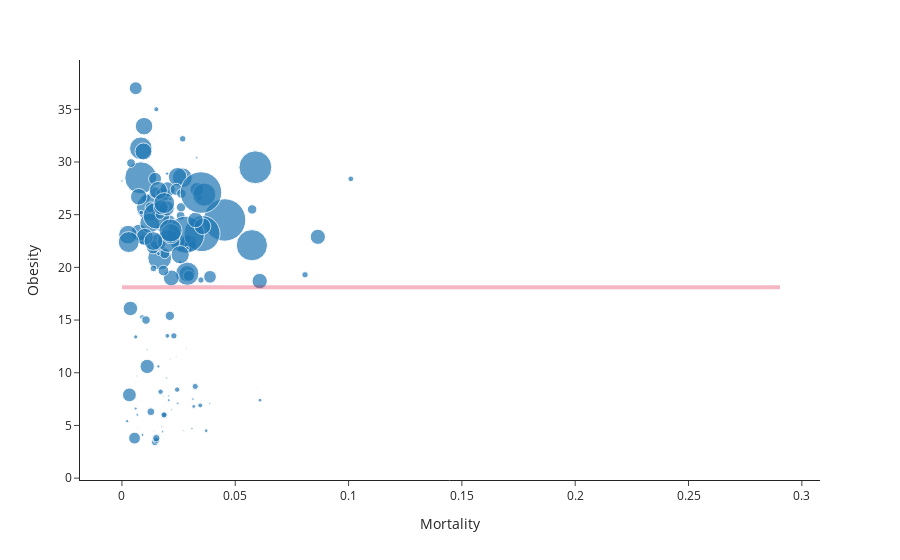

The notebook cell this image was saved under:
### Markdown cell above
The red line represents the average obesity rate among countries. In this analysis, we have excluded "Yemen", as it was far above the "main cluster" of other countries. To clarify, here is the same graph including "Yemen":

### Code cell
fig = px.scatter(kg_df, x="Mortality", y = "Obesity", size = "Active", hover_name='Country', log_x=False,
                 size_max=30, template="simple_white")

fig.add_shape(
        # Line Horizontal
            type="line",
            x0=0,
            y0=kg_df['Obesity'].mean(),
            x1=kg_df['Mortality'].max(),
            y1=kg_df['Obesity'].mean(),
            line=dict(
                color="crimson",
                width=4
            ),
    )


fig.show()

### Figure 1 — Plotly figure (JSON) as saved in the notebook; plotly's stock layout.template omitted (floating-point values rounded to 4 significant figures; data arrays with more than 128 entries replaced by an {"elided": "..."} marker saying what was removed)
{"data": [{"hovertemplate": "<b>%{hovertext}</b><br><br>Mortality=%{x}<br>Obesity=%{y}<br>Active=%{marker.size}<extra></extra>", "hovertext": {"elided": "151 str values"}, "legendgroup": "", "marker": {"color": "#1F77B4", "size": {"elided": "151 float values"}, "sizemode": "area", "sizeref": 0.001918, "symbol": "circle"}, "mode": "markers", "name": "", "orientation": "v", "showlegend": false, "type": "scatter", "x": {"elided": "151 float values"}, "xaxis": "x", "y": {"elided": "151 float values"}, "yaxis": "y"}], "layout": {"legend": {"itemsizing": "constant", "tracegroupgap": 0}, "margin": {"t": 60}, "shapes": [{"line": {"color": "crimson", "width": 4}, "type": "line", "x0": 0, "x1": 0.2904, "y0": 18.11, "y1": 18.11}], "xaxis": {"anchor": "y", "domain": [0, 1], "title": {"text": "Mortality"}}, "yaxis": {"anchor": "x", "domain": [0, 1], "title": {"text": "Obesity"}}}}
